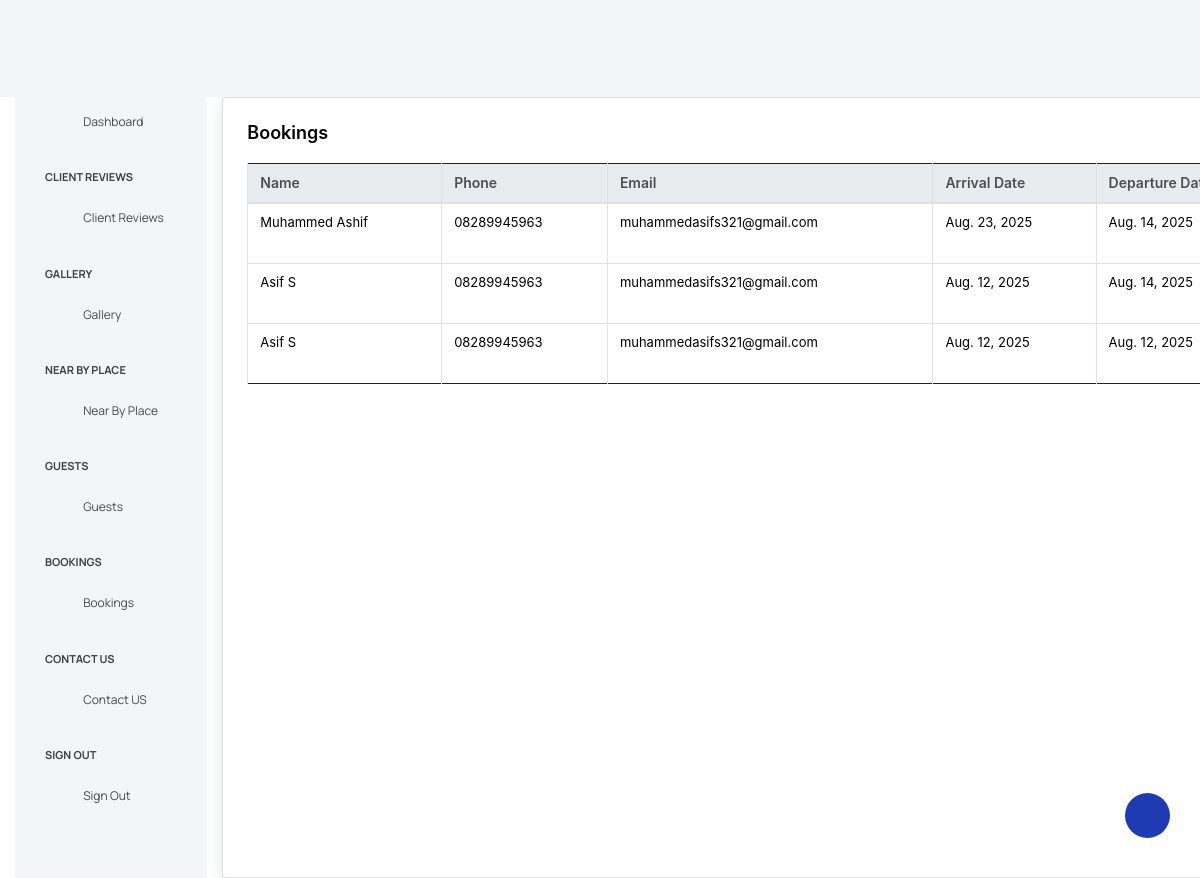
/booking-view/ (signed in), run on the app's committed database.
### grandywoods_app/models.py (models this page shows, shortened)
class Booking(models.Model):
    name = models.CharField(max_length=100)
    email = models.EmailField(blank=True, null=True)
    phone = models.CharField(max_length=15)
    arrival_date = models.DateField(blank=True, null=True)
    departure_date = models.DateField(blank=True, null=True)
    adults = models.IntegerField(blank=True, null=True)
    children = models.IntegerField(blank=True, null=True)

### grandywoods_app/views.py (the view)
# urls.py: path('booking-view/', views.booking_view, name='booking_view'),
@login_required(login_url='user_login')
def booking_view(request):
    bookings = Booking.objects.all().order_by('-id')
    return render(request,'admin_pages/booking_view.html',{'bookings':bookings})

### templates/admin_pages/booking_view.html (shortened to what this page needs)
{% extends "admin_pages/base.html" %}
{% load static %}
{% block content %}
<link rel="stylesheet" href="https://stackpath.bootstrapcdn.com/bootstrap/4.5.2/css/bootstrap.min.css">
<div class="col-lg-11 stretch-card">
    <div class="card">
        <div class="card-body">
            <h4 class="card-title">Bookings</h4>
            <div class="table-responsive">
                <table class="table table-bordered" style="width: 1400px;">
                    <thead class="thead-light">
                        <tr>
                            <th>Name</th>
                            <th>Phone</th>
                            <th>Email</th>
                            <th>Arrival Date</th>
                            <th>Departure Date</th>
                        </tr>
                    </thead>
                    <tbody>
                    {% for booking in bookings %}
                        <tr>
                            <td>{{ booking.name }}</td>
                            <td>{{ booking.phone }}</td>
                            <td>{{ booking.email }}</td>
                            <td>{{ booking.arrival_date }}</td>
                            <td>{{ booking.departure_date }}</td>
                        </tr>
                    {% empty %}
                        <tr>
                            <td colspan="6" class="text-center">No contacts available.</td>
                        </tr>
                    {% endfor %}
                    </tbody>
                </table>
            </div>
        </div>
    </div>
</div>
{% endblock %}

### templates/admin_pages/base.html (style rules this page uses)
* { margin:0px; }

### data on the page
Booking: name "Muhammed Ashif", phone "08289945963", email "muhammedasifs321@gmail.com", arrival_date "Aug. 23, 2025", departure_date "Aug. 14, 2025"
Booking: name "Asif S", phone "08289945963", email "muhammedasifs321@gmail.com", arrival_date "Aug. 12, 2025", departure_date "Aug. 14, 2025"
Booking: name "Asif S", phone "08289945963", email "muhammedasifs321@gmail.com", arrival_date "Aug. 12, 2025", departure_date "Aug. 12, 2025"
